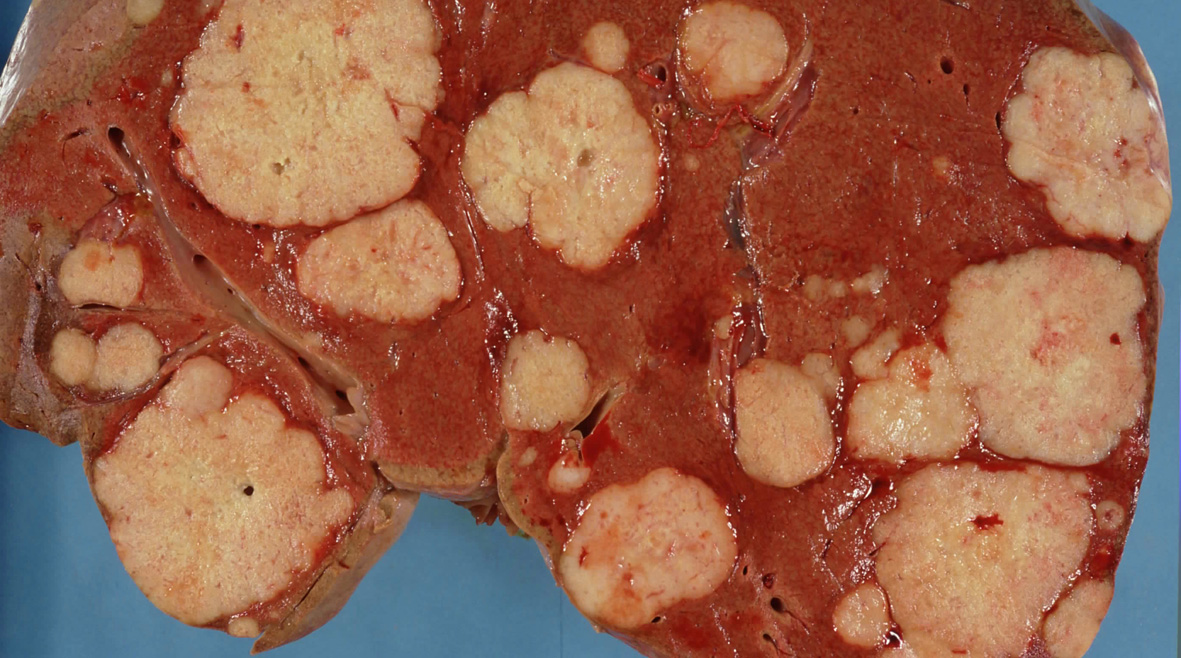
#> input picture 2024-2025/PMP-43/bachelor-thesis/Liubov Kryzhalka/photos/1.jpg, 1181 x 658 px
$ python removing_colours.py
#> lines starting #> are read from the running program, lines starting #| are printed output that depends on the picture
from PIL import Image

img = Image.open('./photos/1.jpg')
#> img is the input picture: PIL image 1181x658 RGB; mean R, G, B 152.7, 97.1, 74.4
rgba = img.convert("RGBA")
datas = rgba.getdata()

newData = []

def is_in_range(color, ranges):
    r, g, b = color
    return all(low <= val <= high for val, (low, high) in zip((r, g, b), ranges))

blue_range = ((0, 220), (90, 240), (135, 255))    # блакитний
red_range = ((0, 255), (0, 90), (0, 90))          # червоний
brown_range = ((100, 180), (50, 100), (30, 70))   # коричневий

for item in datas:
    if (is_in_range(item[:3], blue_range) or
        is_in_range(item[:3], red_range) or
        is_in_range(item[:3], brown_range)):
        newData.append((255, 255, 255, 0))  # прозорий
    else:
        newData.append(item)
#> this loop made 777098 passes
#> item on passes 1 to 3: (31, 60, 94, 255), (31, 60, 94, 255), (32, 61, 95, 255)
#> after the loop, newData = 777098 items

rgba.putdata(newData)
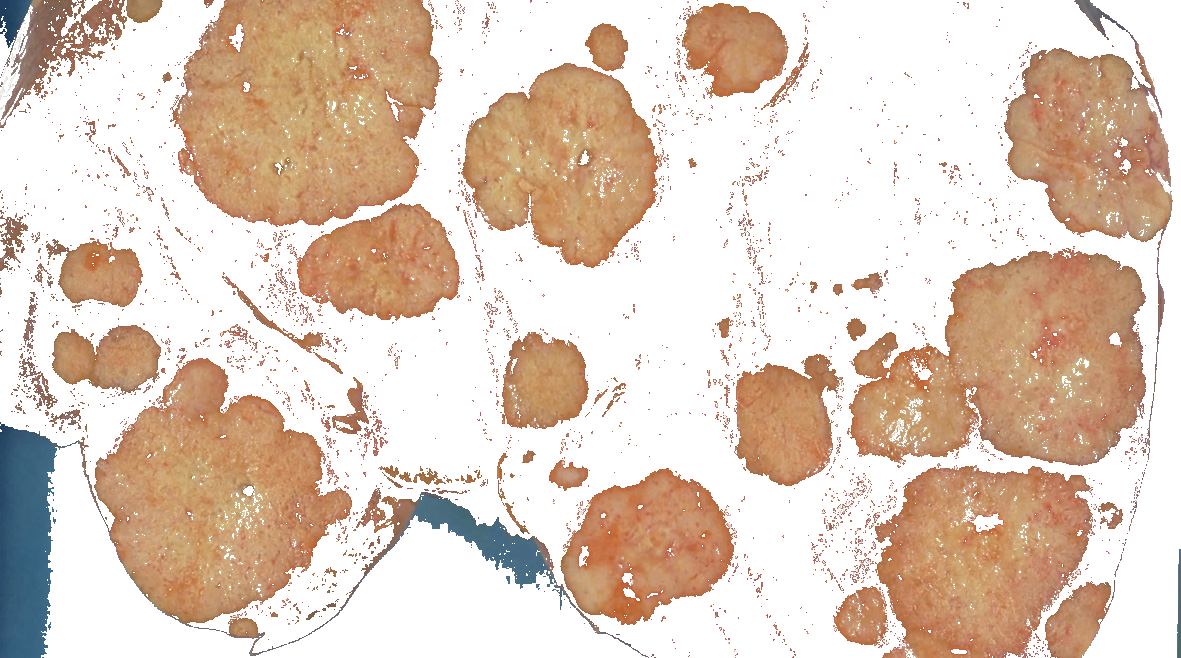
#> rgba: PIL image 1181x658 RGBA; mean R, G, B, A 224.1, 203.7, 188.4, 110.8; transparent parts drawn white
rgba.save("./photos/2.png", "PNG")
